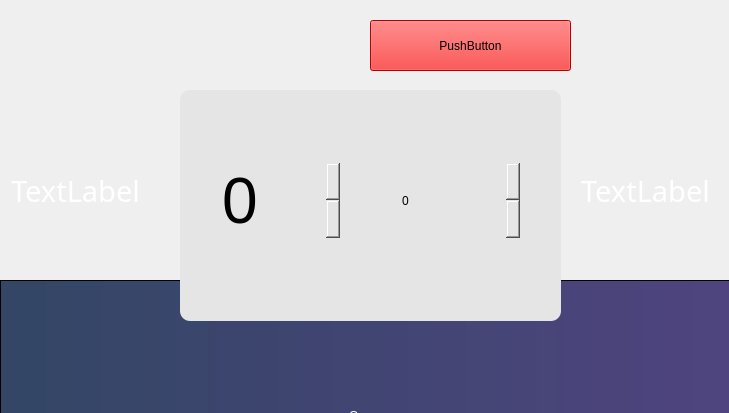
<?xml version="1.0" encoding="UTF-8"?>
<ui version="4.0">
 <class>Germes</class>
 <widget class="QMainWindow" name="Germes">
  <property name="geometry">
   <rect>
    <x>0</x>
    <y>0</y>
    <width>729</width>
    <height>413</height>
   </rect>
  </property>
  <property name="windowTitle">
   <string>Project &quot;Germes&quot;</string>
  </property>
  <widget class="QWidget" name="centralwidget">
   <widget class="QLabel" name="label_2">
    <property name="geometry">
     <rect>
      <x>10</x>
      <y>170</y>
      <width>131</width>
      <height>41</height>
     </rect>
    </property>
    <property name="font">
     <font>
      <family>Britannic Bold</family>
      <pointsize>22</pointsize>
     </font>
    </property>
    <property name="styleSheet">
     <string notr="true">color: rgb(255, 255, 255);</string>
    </property>
    <property name="text">
     <string>TextLabel</string>
    </property>
    <property name="alignment">
     <set>Qt::AlignCenter</set>
    </property>
   </widget>
   <widget class="QLabel" name="video">
    <property name="geometry">
     <rect>
      <x>-4</x>
      <y>-8</y>
      <width>741</width>
      <height>421</height>
     </rect>
    </property>
    <property name="autoFillBackground">
     <bool>false</bool>
    </property>
    <property name="text">
     <string/>
    </property>
   </widget>
   <widget class="QLabel" name="label_3">
    <property name="geometry">
     <rect>
      <x>580</x>
      <y>170</y>
      <width>131</width>
      <height>41</height>
     </rect>
    </property>
    <property name="font">
     <font>
      <family>Britannic Bold</family>
      <pointsize>22</pointsize>
     </font>
    </property>
    <property name="styleSheet">
     <string notr="true">color: rgb(255, 255, 255);</string>
    </property>
    <property name="text">
     <string>TextLabel</string>
    </property>
    <property name="alignment">
     <set>Qt::AlignCenter</set>
    </property>
   </widget>
   <widget class="QFrame" name="frame">
    <property name="enabled">
     <bool>true</bool>
    </property>
    <property name="geometry">
     <rect>
      <x>0</x>
      <y>280</y>
      <width>731</width>
      <height>421</height>
     </rect>
    </property>
    <property name="styleSheet">
     <string notr="true">background-color: qlineargradient(spread:pad, x1:0, y1:0, x2:1, y2:0, stop:0.0454545 rgba(52, 70, 102, 255), stop:1 rgba(79, 68, 127, 255));</string>
    </property>
    <property name="frameShape">
     <enum>QFrame::StyledPanel</enum>
    </property>
    <property name="frameShadow">
     <enum>QFrame::Raised</enum>
    </property>
    <widget class="QLabel" name="Name">
     <property name="geometry">
      <rect>
       <x>130</x>
       <y>40</y>
       <width>481</width>
       <height>191</height>
      </rect>
     </property>
     <property name="autoFillBackground">
      <bool>false</bool>
     </property>
     <property name="styleSheet">
      <string notr="true">font: 73pt &quot;Orbitron&quot;;
text-shadow: 2px 3px 7px;
color: rgb(255, 255, 255);
background-color: rgba(255, 255, 255, 0);</string>
     </property>
     <property name="text">
      <string>Germes</string>
     </property>
     <property name="textFormat">
      <enum>Qt::PlainText</enum>
     </property>
     <property name="scaledContents">
      <bool>false</bool>
     </property>
     <property name="alignment">
      <set>Qt::AlignCenter</set>
     </property>
    </widget>
    <widget class="QProgressBar" name="progressBar">
     <property name="enabled">
      <bool>true</bool>
     </property>
     <property name="geometry">
      <rect>
       <x>170</x>
       <y>270</y>
       <width>411</width>
       <height>31</height>
      </rect>
     </property>
     <property name="styleSheet">
      <string notr="true">QProgressBar{
background-color: rgba(255, 255, 255, 0);
border-style:none;
}

QProgressBar::chunk{
border-radius:10px;
	background-color: qlineargradient(spread:pad, x1:0, y1:0, x2:1, y2:0, stop:0 rgba(63, 63, 255, 255), stop:1 rgba(14, 123, 255, 255));
}</string>
     </property>
     <property name="value">
      <number>100</number>
     </property>
     <property name="textVisible">
      <bool>false</bool>
     </property>
     <property name="orientation">
      <enum>Qt::Horizontal</enum>
     </property>
     <property name="invertedAppearance">
      <bool>false</bool>
     </property>
     <property name="format">
      <string/>
     </property>
    </widget>
   </widget>
   <widget class="MplWidget" name="MplWidget" native="true">
    <property name="geometry">
     <rect>
      <x>230</x>
      <y>140</y>
      <width>271</width>
      <height>121</height>
     </rect>
    </property>
   </widget>
   <widget class="QFrame" name="bot">
    <property name="geometry">
     <rect>
      <x>210</x>
      <y>250</y>
      <width>321</width>
      <height>31</height>
     </rect>
    </property>
    <property name="frameShape">
     <enum>QFrame::StyledPanel</enum>
    </property>
    <property name="frameShadow">
     <enum>QFrame::Raised</enum>
    </property>
   </widget>
   <widget class="QFrame" name="left">
    <property name="geometry">
     <rect>
      <x>220</x>
      <y>100</y>
      <width>31</width>
      <height>171</height>
     </rect>
    </property>
    <property name="frameShape">
     <enum>QFrame::StyledPanel</enum>
    </property>
    <property name="frameShadow">
     <enum>QFrame::Raised</enum>
    </property>
   </widget>
   <widget class="QPushButton" name="pushButton">
    <property name="geometry">
     <rect>
      <x>370</x>
      <y>20</y>
      <width>201</width>
      <height>51</height>
     </rect>
    </property>
    <property name="styleSheet">
     <string notr="true">background-color: rgb(255, 0, 0);</string>
    </property>
    <property name="text">
     <string>PushButton</string>
    </property>
   </widget>
   <widget class="QFrame" name="alarm">
    <property name="geometry">
     <rect>
      <x>180</x>
      <y>90</y>
      <width>381</width>
      <height>231</height>
     </rect>
    </property>
    <property name="autoFillBackground">
     <bool>false</bool>
    </property>
    <property name="styleSheet">
     <string notr="true">background-color: rgb(229, 229, 229);
border-radius:10px;</string>
    </property>
    <property name="frameShape">
     <enum>QFrame::StyledPanel</enum>
    </property>
    <property name="frameShadow">
     <enum>QFrame::Raised</enum>
    </property>
    <widget class="QSpinBox" name="spinBox">
     <property name="geometry">
      <rect>
       <x>40</x>
       <y>70</y>
       <width>121</width>
       <height>81</height>
      </rect>
     </property>
     <property name="font">
      <font>
       <pointsize>48</pointsize>
      </font>
     </property>
     <property name="maximum">
      <number>23</number>
     </property>
    </widget>
    <widget class="QSpinBox" name="spinBox_2">
     <property name="geometry">
      <rect>
       <x>220</x>
       <y>70</y>
       <width>121</width>
       <height>81</height>
      </rect>
     </property>
     <property name="maximum">
      <number>59</number>
     </property>
    </widget>
   </widget>
   <zorder>pushButton</zorder>
   <zorder>video</zorder>
   <zorder>label_2</zorder>
   <zorder>label_3</zorder>
   <zorder>frame</zorder>
   <zorder>MplWidget</zorder>
   <zorder>bot</zorder>
   <zorder>left</zorder>
   <zorder>alarm</zorder>
  </widget>
 </widget>
 <customwidgets>
  <customwidget>
   <class>MplWidget</class>
   <extends>QWidget</extends>
   <header>mplwidget.h</header>
   <container>1</container>
  </customwidget>
 </customwidgets>
 <resources/>
 <connections/>
</ui>
